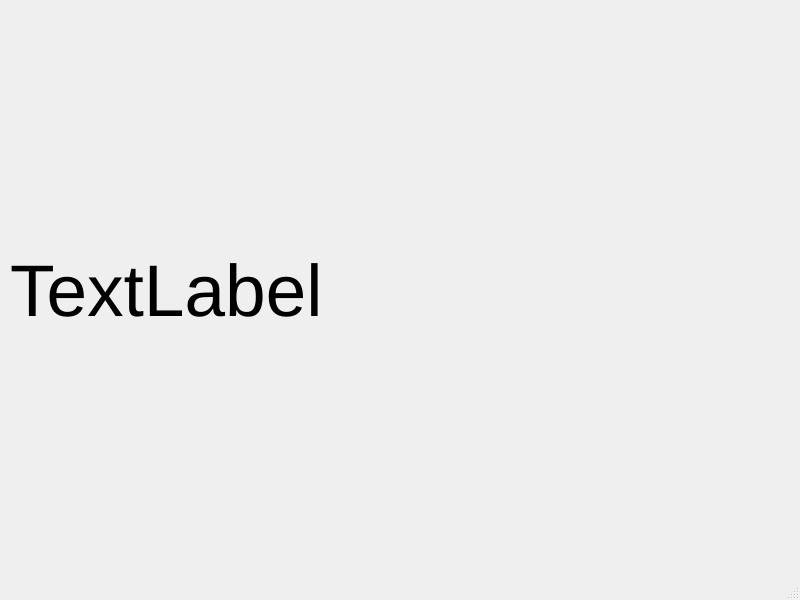
<?xml version="1.0" encoding="UTF-8"?>
<ui version="4.0">
 <class>MainWindow</class>
 <widget class="QMainWindow" name="MainWindow">
  <property name="geometry">
   <rect>
    <x>0</x>
    <y>0</y>
    <width>800</width>
    <height>600</height>
   </rect>
  </property>
  <property name="windowTitle">
   <string>MainWindow</string>
  </property>
  <widget class="QWidget" name="centralwidget">
   <widget class="QLabel" name="label">
    <property name="geometry">
     <rect>
      <x>10</x>
      <y>10</y>
      <width>791</width>
      <height>561</height>
     </rect>
    </property>
    <property name="font">
     <font>
      <pointsize>55</pointsize>
     </font>
    </property>
    <property name="text">
     <string>TextLabel</string>
    </property>
   </widget>
  </widget>
  <widget class="QMenuBar" name="menubar">
   <property name="geometry">
    <rect>
     <x>0</x>
     <y>0</y>
     <width>800</width>
     <height>25</height>
    </rect>
   </property>
  </widget>
  <widget class="QStatusBar" name="statusbar"/>
 </widget>
 <resources/>
 <connections/>
</ui>
